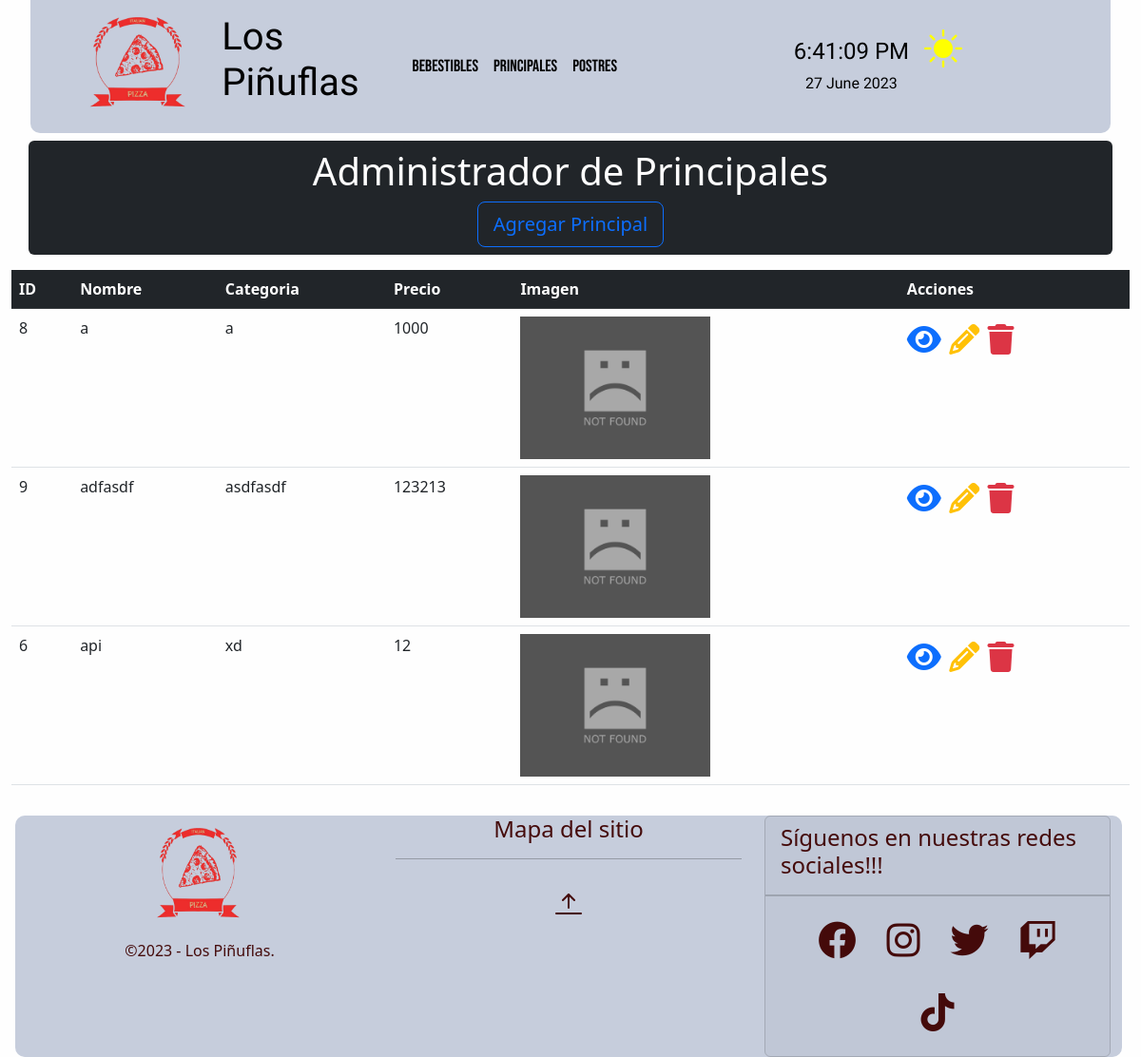
Page /crud/principales/ on the earlier database version.
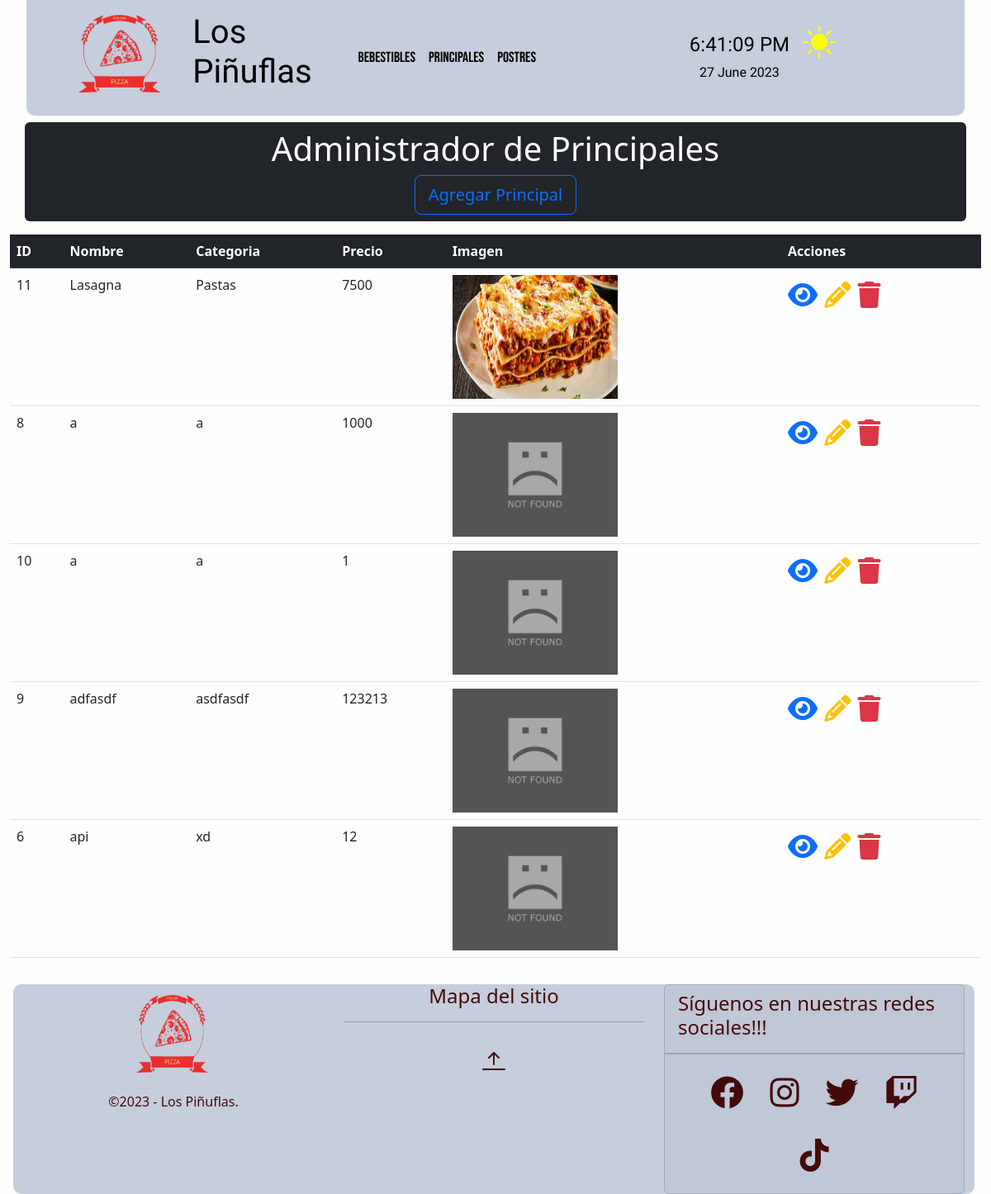
Same page on the later database version.
### crud/models.py (models this page shows, shortened)
class Principal(models.Model):
    nombre=models.CharField(max_length=15)
    categoria=models.CharField(max_length=15)
    precio=models.IntegerField()
    image = models.ImageField(verbose_name='Imagen',upload_to='media/principal',null=True,blank=True)
    class Meta:
        verbose_name = 'principal'
        verbose_name_plural = 'principales'
        ordering = ['categoria','nombre']

### crud/views.py (the view)
# urls.py: path('principales/', principal_list),
def principal_list(request):
    context = {'principales': Principal.objects.all()}
    return render(request,'crud/principales.html',context)

### crud/templates/crud/principales.html (shortened to what this page needs)
{% extends 'crud/base.html' %}
{% load static %}
{% block content %}
<div class="container my-2 p-2 bg-dark text-white text-center rounded">
    <h1>Administrador de Principales</h1>
    <a class="btn btn-outline-primary btn-lg btn-block" href="{% url 'principal-new' %}">Agregar Principal</a>
</div>
<div class="container-fluid my-2">
    <div class="table-responsive">
        <table class="table">
            <thead class="table-dark">
                <tr>
                    <th>ID</th>
                    <th>Nombre</th>
                    <th>Categoria</th>
                    <th>Precio</th>
                    <th>Imagen</th>
                    <th>Acciones</th>
                </tr>
            </thead>
            <tbody>
                {% for principal in principales %}
                <tr>
                    <td>{{principal.id}}</td>
                    <td>{{principal.nombre}}</td>
                    <td>{{principal.categoria}}</td>
                    <td>{{principal.precio}}</td>
                    <td>
                        {% if principal.image %}
                        <img class="img-view" src="{{principal.image.url}}" alt="{{principal.title}}">
                        {% else%}
                        <img class="img-view" src="{% static 'crud/img/image_not_found.jpg' %}" alt="INF">
                        {% endif %}
                    </td>
                    <td>
                        <a class="text-decoration-none" href="{% url 'principal-detail' principal_id=principal.id %}">
                            <span class="text-primary fs-2">
                                <i class="fa-solid fa-eye"></i>
                            </span>
                        </a>
                        <a class="text-decoration-none" href="{% url 'principal-edit' principal_id=principal.id %}">
                            <span class="text-warning fs-2">
                                <i class="fa-solid fa-pencil"></i>
                            </span>
                        </a>
                        <a class="text-decoration-none"
                            href="{% url 'principal-delete' principal_id=principal.id %}">
                            <span class="text-danger fs-2">
                                <i class="fa-solid fa-trash"></i>
                            </span>
                        </a>
                    </td>
                </tr>
                {% endfor %}
            </tbody>
        </table>
    </div>
</div>
{% endblock %}

### crud/templates/crud/base.html (shortened to what this page needs)
<!DOCTYPE html>
<html lang="es-Cl" new-data-bs-theme="light">
<head>
    {% load static %}
    <link rel="stylesheet" href="https://cdnjs.cloudflare.com/ajax/libs/font-awesome/6.4.0/css/all.min.css"
 />
    <link rel="stylesheet" href="{% static 'core/css/bootstrap.min.css' %}">
    <link rel="stylesheet" href="{% static 'core/css/styles.css' %}">
    <link rel="stylesheet" href="{% static 'core/css/colors.css' %}">
    <link rel="stylesheet" href="{% static 'crud/css/imagenes.css' %}">
    <link rel="stylesheet" href="https://cdn.jsdelivr.net/npm/bootstrap-icons@1.3.0/font/bootstrap-icons.css">
</head>
<body class="colors-middle" formato="light">
    <header>
        <nav id="ancla" class="navbar navbar-expand-lg colors-top-bottom navbar-dark diseño-header">
            <div class="container">
                <a class="navbar-brand">
                    <div class="logo">
                        <img src="{% static 'core/img/Logo-final.png' %}" alt="RESTAURANT">
                        <h1>Los<br>Piñuflas</h1>
                    </div>
                </a>
                <div class="collapse navbar-collapse" id="navbarSupportedContent">
                    <ul class="navbar-nav me-0 mb-2 mb-lg-0">
                        <li class="nav-item diseño-nav-item">
                            <a class="new-nav-link" aria-current="page" href="{% url 'bebestibles' %}">Bebestibles</a>
                        </li>
                        <li class="nav-item diseño-nav-item">
                            <a class="new-nav-link" aria-current="page" href="{% url 'principales' %}">Principales</a>
                        </li>
                        <li class="nav-item diseño-nav-item">
                            <a class="new-nav-link" aria-current="page" href="{% url 'postres' %}">Postres</a>
                        </li>
                    </ul>
                </div>
                <div class="datos-extra">
                    <div class="container-clock">
                        <h1 id="time">00:00:00</h1>
                        <p id="date">date</p>
                    </div>
                    <i class="bi bi-brightness-high-fill" id="modoOscuro"></i>
                </div>
            </div>
        </nav>
    </header>
    <main>
        {% block content %}{% endblock %}
    </main>
    <footer class="colors-top-bottom diseño-footer row">
        <div class="col-md-4 text-center">
            <img class="d-inline footer-img" src="{% static 'core/img/Logo-final.png' %}" alt="RESTAURANT">
            <br>
            <p class="d-inline color-text-bottom">&copy;2023 - Los Piñuflas. </p>
        </div>
        <div class="col-md-4 text-center">
            <h4 class="color-text-bottom">Mapa del sitio</h4>
            <hr>
            <ul class="nav flex-column mt-2">
                <li class="nav-item">
                    <a href="#ancla" class="new-nav-link-bottom color-text-bottom diseño-nav-item"><i class="bi bi-arrow-bar-up"></i></a>
                </li>
            </ul>
        </div>
        <div class="col-md-4 footer-right-part">
            <div class="card bg-transparent">
                <div class="card-header">
                    <h4 class="card-title color-text-bottom">Síguenos en nuestras redes sociales!!!</h4>
                </div>
                <div class="card-footer">
                    <ul class="nav footer-right-part">
                        <li>
                            <a class="new-nav-link-bottom color-text-bottom diseño-nav-item" href="http://www.instagram.com" target="">
                                <span class="fs-1">
                                    <i class="fa-brands fa-facebook"></i>
                                </span>
                            </a>
                        </li>
                        <li>
                            <a class="new-nav-link-bottom color-text-bottom diseño-nav-item" href="http://www.facebook.com" target="">
                                <span class="fs-1">
                                    <i class="fa-brands fa-instagram"></i>
                                </span>
                            </a>
                        </li>
                        <li>
                            <a class="new-nav-link-bottom color-text-bottom diseño-nav-item" href="http://www.twitter.com" target="">
                                <span class="fs-1">
                                    <i class="fa-brands fa-twitter"></i>
                                </span>
                            </a>
                        </li>
                        <li>
                            <a class="new-nav-link-bottom color-text-bottom diseño-nav-item" href="http://www.twitch.com" target="">
                                <span class="fs-1">
                                    <i class="fa-brands fa-twitch"></i>
                                </span>
                            </a>
                        </li>
                        <li>
                            <a class="new-nav-link-bottom color-text-bottom diseño-nav-item" href="http://www.tiktok.com" target="">
                                <span class="fs-1">
                                    <i class="fa-brands fa-tiktok"></i>
                                </span>
                            </a>
                        </li>
                    </ul>
                </div>
            </div>
        </div>
    </footer>
</body>
</html>

### core/static/core/css/styles.css (style rules this page uses)
nav { font-size: 20px; font-family: "bebas neue"; }
.footer-img { width: 150px; height: 150px; }
.container-clock { margin-top: 1rem; text-align: center; margin-left: 2rem; transition: color 1s ease-in-out; }
.container-clock h1 { font-size: 1.5rem; font-weight: 400; font-family: "cabin sketch"; }
.container-clock p { font-size: 1rem; font-family: "cabin sketch"; }

### core/static/core/css/colors.css (style rules this page uses)
:root,[new-data-bs-theme="light"] { --clr-light:#FFF9DE; --crl-dark:#67d4f5; --clr-primary:#5350ff; --clr-secondary:#FFD3B0; --clr-accent:#f54141; --clr-accent2:#440a0a; --bg-top-bottom:#c6cddc; --bg-middle:#fefefe; --text-top: black; --text-middle: black; --text-bottom:black; --fg: var(--clr-light); --bg: var(--crl-dark); }
body { background-color: #2C3333; }
.colors-top-bottom { background-color: var(--bg-top-bottom); transition: color 1.7s ease-in-out, background-color 1.2s ease-in-out; }
.colors-middle { background: var(--bg-middle); color: var(--text-middle); transition: background-color 1.2s ease-in-out; }
.color-text-bottom { color: var(--clr-accent2); transition: color 1.7s ease-in-out, background-color 1.2s ease-in-out; }
.logo { margin-right: 2rem; display: flex; }
.logo h1 { font-family: "cabin sketch"; color: var(--text-top); margin-top: 10px; transition: color 1s ease-in-out; }
.logo img, .footer-img { height: 130px; }
.new-nav-link { font-size: 1.1rem; font-family: "bebas neue"; padding: 0.5rem 0em; display: flex; flex-wrap: wrap; padding-left: 0; margin-bottom: 0; list-style: none; display: block; color: var(--text-top); text-decoration: none; background: none; border: 0; transition: color 1s ease-in-out, background-color 0.15s ease-in-out; }
.diseño-nav-item { padding-inline: 0.5rem; padding-block: 0rem; }
#modoOscuro { font-size: 200%; cursor: pointer; color:yellow; margin-left: 1rem; margin-bottom: 1rem; }
.diseño-header { padding: 0rem 1rem; border-radius: 0 0 10px 10px; margin: 0rem 2rem; }
.diseño-footer { padding: 0rem 0rem; border-radius: 10px 10px; margin: 1rem 20px 0rem 1rem; }
.bi-arrow-bar-up { font-size: 200%; cursor: pointer; }
.new-nav-link-bottom { display: flex; flex-wrap: wrap; padding-left: 0; margin-bottom: 0; list-style: none; display: block; padding: 0.5rem 1rem; text-decoration: none; background: none; border: 0; transition: color 0.15s ease-in-out, background-color 0.15s ease-in-out, border-color 0.15s ease-in-out; }
.datos-extra { display: flex; margin-right: 4rem; }
.footer-right-part { display: flex; text-decoration: none; justify-content: center; align-content: center; }

### crud/static/crud/css/imagenes.css (style rules this page uses)
.img-view { height: 150px; width: 200px; }

Differences in the rows shown:
added Principal: id "11", nombre "Lasagna", categoria "Pastas", precio "7500", image (picture)
added Principal: id "10", nombre "a", categoria "a", precio "1"
